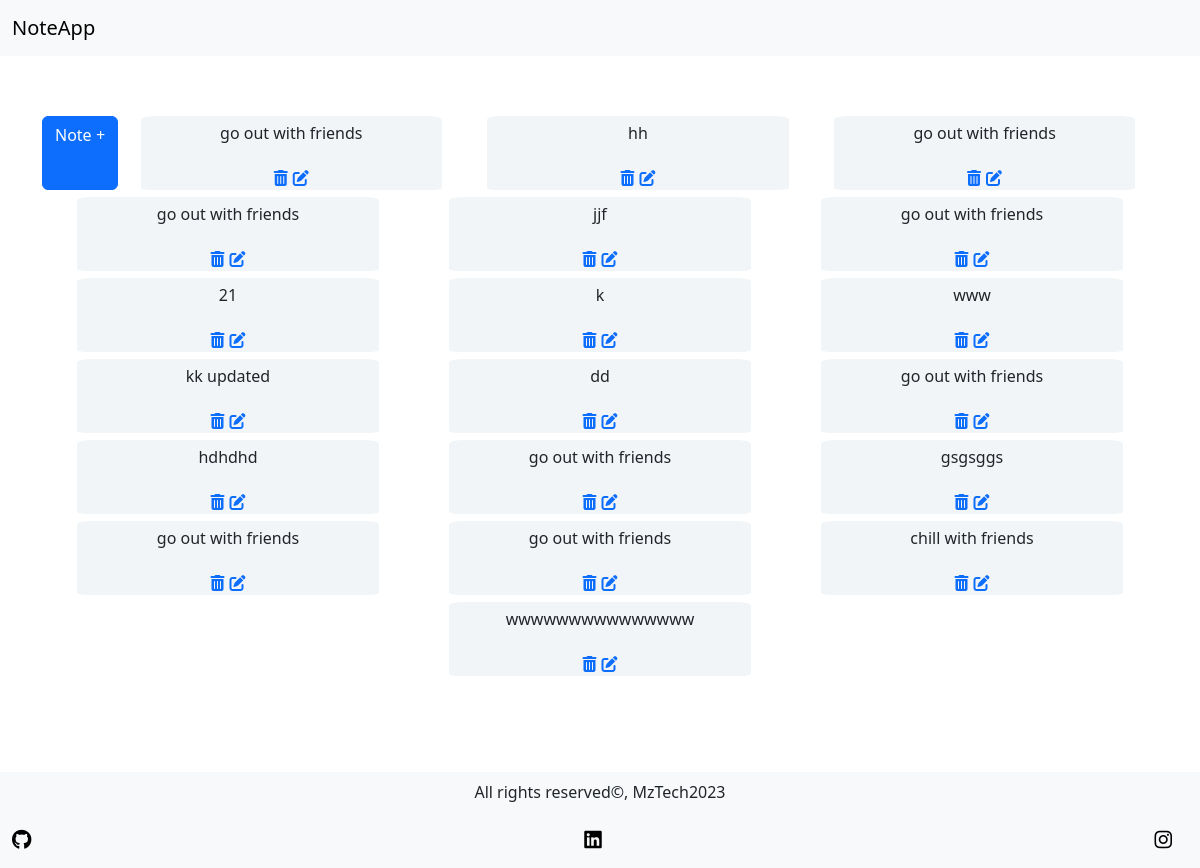
The app's page /listall, older data.
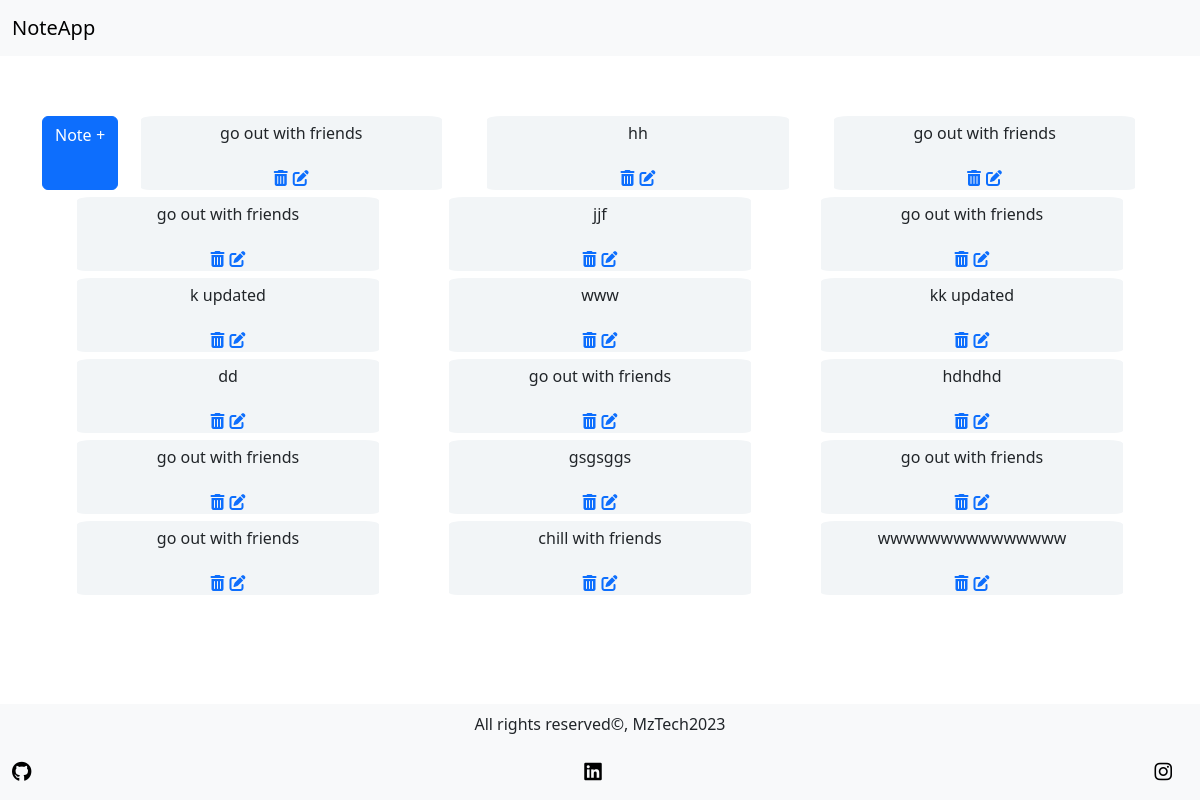
The same page, newer data.
### note/models.py (models this page shows, shortened)
class Note(models.Model):
    body = models.CharField('Nota', max_length=75, null=False)

### note/views.py (the view)
# urls.py: path('listall', listall, name='listall'),
def listall(request):
    notas = get_list_or_404(Note)
    contexto = {'notas':notas}
    return render(request, 'listall.html',contexto)

### note/templates/listall.html (shortened to what this page needs)
{% extends "base.html" %}
{% block content %}
  <div class="list-box">
    {% if notas %}
      <div class="list-box1">
        <a class="btn btn-primary" href="{% url 'home' %}">Note <i class="fa-light fa-plus"></i></a>
        {% for nota in notas %}
          <div class="cartao container">
            <p>{{nota.body}}</p>
            <div class="simbolos">
              <a href="{% url 'delete' nota.id%}"><i class="fa-solid fa-trash-can"></i></a>
              <a href="{% url 'update' nota.id%}"><i class="fa-solid fa-pen-to-square"></i></a>
            </div>
          </div>
        {% endfor %}
      </div>
    {% else %}
      <div class="alert alert-info">Nao ha notas disponiveis! :(</div>
    {% endif %}
  </div>
{% endblock %}

### note/templates/base.html (shortened to what this page needs)
{% load static %}
<!DOCTYPE html>
<html lang="pt-pt">
<head>
    <link href="https://cdn.jsdelivr.net/npm/bootstrap@5.3.2/dist/css/bootstrap.min.css" rel="stylesheet">
    <link rel="stylesheet" href="https://cdnjs.cloudflare.com/ajax/libs/font-awesome/6.5.1/css/all.min.css" />
    <link href="{% static 'css/style.css' %}" rel="stylesheet">
</head>
<body>
    {% include "partes/nav.html" %}
    <section class="container geral-box" >
        {% block content %}
        {% endblock %}
    </section>
    {% include "partes/footer.html" %}
</body>
</html>

### note/templates/partes/nav.html
<nav class="navbar bg-body-tertiary menu">
    <div class="container-fluid">
      <a class="navbar-brand" href="/">NoteApp</a>
    </div>
  </nav>

### note/templates/partes/footer.html
<nav class="navbar bg-body-tertiary footer">
    <p>All rights reserved&#169, MzTech2023</p>
    <div class="container-fluid footer-social">
      <a class="navbar-brand" href="#"><i class="fa-brands fa-github"></i></a>
      <a class="navbar-brand" href="#"><i class="fa-brands fa-linkedin"></i></a>
      <a class="navbar-brand" href="#"><i class="fa-brands fa-instagram"></i></a>
    </div>
</nav>

### static/css/style.css (style rules this page uses)
html { height: 100%; }
body { height: 100%; width: 100vw; display: flex; flex-direction: column; justify-content: space-between; }
.cartao p { padding:5px; }
.cartao { border-radius: 5% 5% 3% 3%; overflow-wrap: break-word; width: 27%; height: 25%; background-color:#f2f5f7; display: flex; flex-direction: column; justify-content: space-between; align-items: center; }
.simbolos { display: flex; justify-content: space-around; column-gap: 5px; }
.footer { margin-top: 8%; display: flex; flex-direction: column; justify-content: space-around; align-items: center; }
.footer-social { display: flex; justify-content: space-around; }
a { text-decoration: none; color:black: }
.geral-box { height: 100%; }
.list-box1 { display: flex; justify-content: space-between; flex-wrap: wrap; row-gap: 7px; }
.menu { margin-bottom: 5%; }

Row changes from the older to the newer data that the page shows:
removed Note: body "21"
changed Note: body "k" → "k updated"
